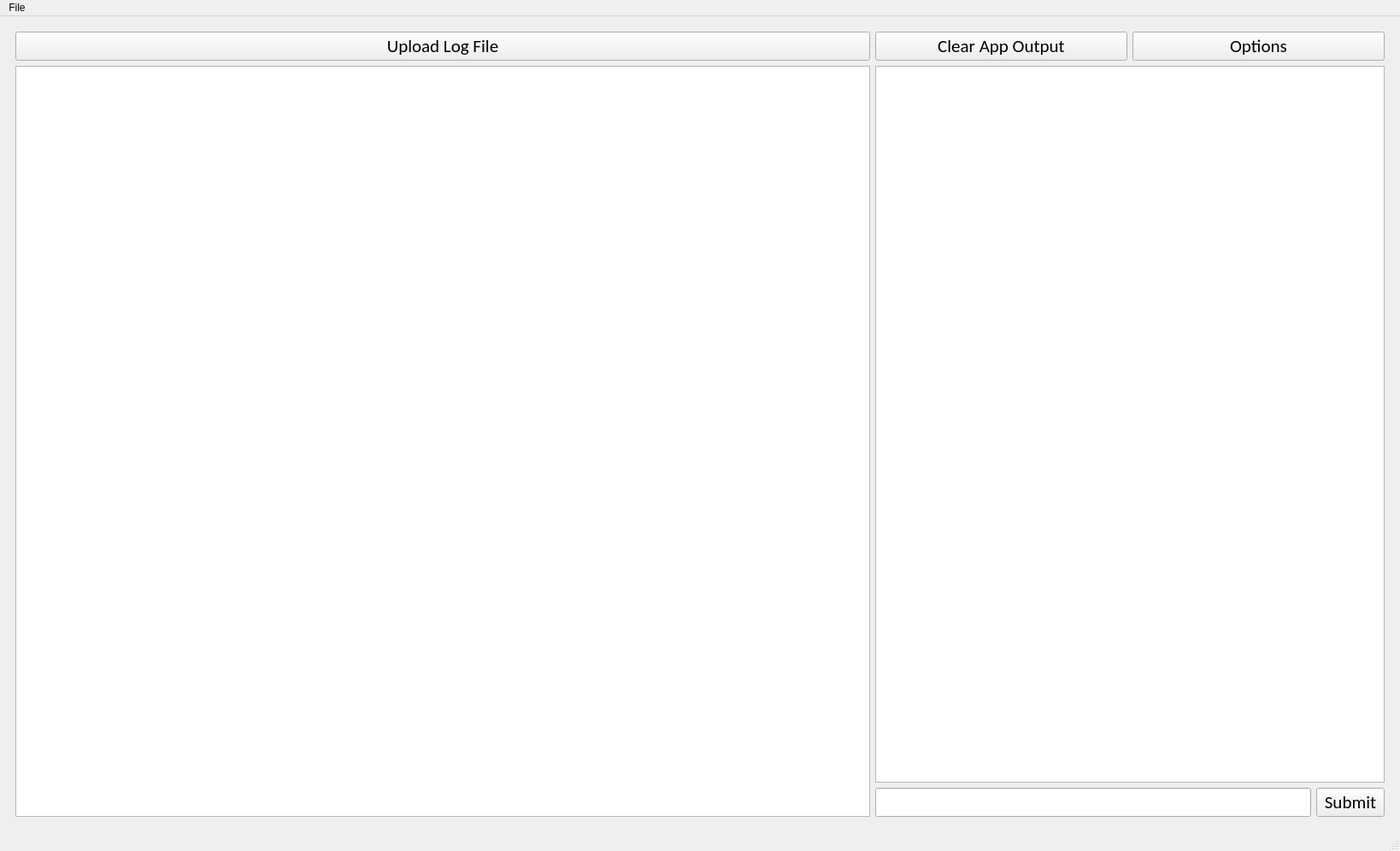
<?xml version="1.0" encoding="UTF-8"?>
<ui version="4.0">
 <class>MainWindow</class>
 <widget class="QMainWindow" name="MainWindow">
  <property name="geometry">
   <rect>
    <x>0</x>
    <y>0</y>
    <width>1638</width>
    <height>996</height>
   </rect>
  </property>
  <property name="windowTitle">
   <string>MainWindow</string>
  </property>
  <widget class="QWidget" name="centralwidget">
   <layout class="QGridLayout" name="gridLayout">
    <item row="0" column="0">
     <widget class="QStackedWidget" name="stackedWidget">
      <property name="currentIndex">
       <number>0</number>
      </property>
      <widget class="QWidget" name="page">
       <layout class="QGridLayout" name="gridLayout_2">
        <item row="0" column="0">
         <layout class="QHBoxLayout" name="horizontalLayout">
          <item>
           <layout class="QVBoxLayout" name="verticalLayout">
            <property name="sizeConstraint">
             <enum>QLayout::SetDefaultConstraint</enum>
            </property>
            <item>
             <layout class="QHBoxLayout" name="horizontalLayout_2">
              <property name="leftMargin">
               <number>0</number>
              </property>
              <property name="topMargin">
               <number>0</number>
              </property>
              <item>
               <widget class="QPushButton" name="uploadButton">
                <property name="font">
                 <font>
                  <family>Calibri</family>
                  <pointsize>16</pointsize>
                 </font>
                </property>
                <property name="text">
                 <string>Upload Log File</string>
                </property>
               </widget>
              </item>
             </layout>
            </item>
            <item>
             <layout class="QHBoxLayout" name="horiLay">
              <property name="topMargin">
               <number>0</number>
              </property>
              <item>
               <layout class="QHBoxLayout" name="horizontalLayout_5">
                <property name="rightMargin">
                 <number>0</number>
                </property>
               </layout>
              </item>
              <item>
               <widget class="QTextEdit" name="userSubmitLog">
                <property name="minimumSize">
                 <size>
                  <width>1000</width>
                  <height>0</height>
                 </size>
                </property>
                <property name="maximumSize">
                 <size>
                  <width>16777215</width>
                  <height>16777215</height>
                 </size>
                </property>
                <property name="font">
                 <font>
                  <family>Calibri</family>
                  <pointsize>12</pointsize>
                 </font>
                </property>
                <property name="sizeAdjustPolicy">
                 <enum>QAbstractScrollArea::AdjustIgnored</enum>
                </property>
                <property name="lineWrapMode">
                 <enum>QTextEdit::NoWrap</enum>
                </property>
                <property name="readOnly">
                 <bool>true</bool>
                </property>
               </widget>
              </item>
             </layout>
            </item>
           </layout>
          </item>
          <item>
           <layout class="QVBoxLayout" name="verticalLayout_3">
            <item>
             <layout class="QHBoxLayout" name="horizontalLayout_3">
              <property name="topMargin">
               <number>0</number>
              </property>
              <item>
               <widget class="QPushButton" name="clearButton">
                <property name="font">
                 <font>
                  <family>Calibri</family>
                  <pointsize>16</pointsize>
                 </font>
                </property>
                <property name="text">
                 <string>Clear App Output</string>
                </property>
               </widget>
              </item>
              <item>
               <widget class="QPushButton" name="optionsButton">
                <property name="font">
                 <font>
                  <family>Calibri</family>
                  <pointsize>16</pointsize>
                 </font>
                </property>
                <property name="text">
                 <string>Options</string>
                </property>
               </widget>
              </item>
             </layout>
            </item>
            <item>
             <widget class="QTextEdit" name="AppDataLog">
              <property name="font">
               <font>
                <family>Calibri</family>
                <pointsize>16</pointsize>
               </font>
              </property>
              <property name="readOnly">
               <bool>true</bool>
              </property>
             </widget>
            </item>
            <item>
             <layout class="QHBoxLayout" name="horizontalLayout_4">
              <property name="topMargin">
               <number>0</number>
              </property>
              <item>
               <widget class="QLineEdit" name="userInput">
                <property name="font">
                 <font>
                  <family>Calibri</family>
                  <pointsize>16</pointsize>
                 </font>
                </property>
               </widget>
              </item>
              <item>
               <widget class="QPushButton" name="submitResponseButton">
                <property name="font">
                 <font>
                  <family>Calibri</family>
                  <pointsize>16</pointsize>
                 </font>
                </property>
                <property name="text">
                 <string>Submit</string>
                </property>
               </widget>
              </item>
             </layout>
            </item>
           </layout>
          </item>
         </layout>
        </item>
       </layout>
      </widget>
      <widget class="QWidget" name="page_2">
       <layout class="QGridLayout" name="gridLayout_3">
        <item row="0" column="0">
         <layout class="QVBoxLayout" name="verticalLayout_4">
          <item>
           <widget class="QPushButton" name="backButton">
            <property name="maximumSize">
             <size>
              <width>200</width>
              <height>16777215</height>
             </size>
            </property>
            <property name="text">
             <string>Back</string>
            </property>
           </widget>
          </item>
          <item>
           <widget class="QTextBrowser" name="optionsText"/>
          </item>
         </layout>
        </item>
       </layout>
      </widget>
     </widget>
    </item>
   </layout>
  </widget>
  <widget class="QMenuBar" name="menubar">
   <property name="geometry">
    <rect>
     <x>0</x>
     <y>0</y>
     <width>1638</width>
     <height>21</height>
    </rect>
   </property>
   <widget class="QMenu" name="menuExit">
    <property name="title">
     <string>File</string>
    </property>
    <addaction name="actionExit"/>
   </widget>
   <addaction name="menuExit"/>
  </widget>
  <widget class="QStatusBar" name="statusbar"/>
  <action name="actionExit">
   <property name="text">
    <string>Exit</string>
   </property>
  </action>
 </widget>
 <resources/>
 <connections/>
</ui>
